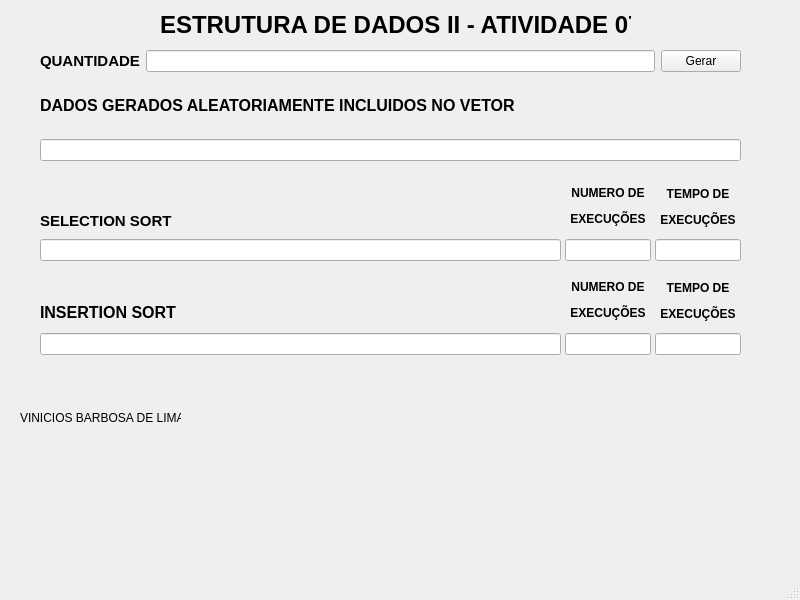
<?xml version="1.0" encoding="UTF-8"?>
<ui version="4.0">
 <class>MainWindow</class>
 <widget class="QMainWindow" name="MainWindow">
  <property name="geometry">
   <rect>
    <x>0</x>
    <y>0</y>
    <width>800</width>
    <height>600</height>
   </rect>
  </property>
  <property name="windowTitle">
   <string>MainWindow</string>
  </property>
  <widget class="QWidget" name="centralwidget">
   <widget class="QLabel" name="label">
    <property name="geometry">
     <rect>
      <x>160</x>
      <y>10</y>
      <width>471</width>
      <height>31</height>
     </rect>
    </property>
    <property name="text">
     <string>&lt;html&gt;&lt;head/&gt;&lt;body&gt;&lt;p&gt;&lt;span style=&quot; font-size:18pt; font-weight:700;&quot;&gt;ESTRUTURA DE DADOS II - ATIVIDADE 07&lt;/span&gt;&lt;/p&gt;&lt;/body&gt;&lt;/html&gt;</string>
    </property>
   </widget>
   <widget class="QWidget" name="verticalLayoutWidget_2">
    <property name="geometry">
     <rect>
      <x>40</x>
      <y>50</y>
      <width>701</width>
      <height>111</height>
     </rect>
    </property>
    <layout class="QVBoxLayout" name="verticalLayout_2">
     <item>
      <layout class="QHBoxLayout" name="horizontalLayout">
       <item>
        <widget class="QLabel" name="label_2">
         <property name="text">
          <string>&lt;html&gt;&lt;head/&gt;&lt;body&gt;&lt;p&gt;&lt;span style=&quot; font-size:11pt; font-weight:700;&quot;&gt;QUANTIDADE&lt;/span&gt;&lt;/p&gt;&lt;/body&gt;&lt;/html&gt;</string>
         </property>
        </widget>
       </item>
       <item>
        <widget class="QLineEdit" name="entrada_tam"/>
       </item>
       <item>
        <widget class="QPushButton" name="btn_gerar">
         <property name="text">
          <string>Gerar</string>
         </property>
        </widget>
       </item>
      </layout>
     </item>
     <item>
      <layout class="QVBoxLayout" name="verticalLayout">
       <item>
        <widget class="QLabel" name="label_3">
         <property name="text">
          <string>&lt;html&gt;&lt;head/&gt;&lt;body&gt;&lt;p&gt;&lt;span style=&quot; font-size:12pt; font-weight:700;&quot;&gt;DADOS GERADOS ALEATORIAMENTE INCLUIDOS NO VETOR&lt;/span&gt;&lt;/p&gt;&lt;/body&gt;&lt;/html&gt;</string>
         </property>
        </widget>
       </item>
       <item>
        <widget class="QLineEdit" name="saida_vetor_random">
         <property name="readOnly">
          <bool>true</bool>
         </property>
        </widget>
       </item>
      </layout>
     </item>
    </layout>
   </widget>
   <widget class="QWidget" name="horizontalLayoutWidget_2">
    <property name="geometry">
     <rect>
      <x>40</x>
      <y>210</y>
      <width>521</width>
      <height>51</height>
     </rect>
    </property>
    <layout class="QHBoxLayout" name="horizontalLayout_2">
     <item>
      <layout class="QVBoxLayout" name="verticalLayout_3">
       <item>
        <widget class="QLabel" name="label_4">
         <property name="text">
          <string>&lt;html&gt;&lt;head/&gt;&lt;body&gt;&lt;p&gt;&lt;span style=&quot; font-size:11pt; font-weight:700;&quot;&gt;SELECTION SORT&lt;/span&gt;&lt;/p&gt;&lt;/body&gt;&lt;/html&gt;</string>
         </property>
        </widget>
       </item>
       <item>
        <widget class="QLineEdit" name="saida_selectionSort">
         <property name="readOnly">
          <bool>true</bool>
         </property>
        </widget>
       </item>
      </layout>
     </item>
    </layout>
   </widget>
   <widget class="QWidget" name="verticalLayoutWidget_4">
    <property name="geometry">
     <rect>
      <x>560</x>
      <y>180</y>
      <width>91</width>
      <height>81</height>
     </rect>
    </property>
    <layout class="QVBoxLayout" name="verticalLayout_4">
     <property name="leftMargin">
      <number>5</number>
     </property>
     <item>
      <widget class="QLabel" name="label_5">
       <property name="text">
        <string>&lt;html&gt;&lt;head/&gt;&lt;body&gt;&lt;p align=&quot;center&quot;&gt;&lt;span style=&quot; font-weight:700;&quot;&gt;NUMERO DE&lt;/span&gt;&lt;/p&gt;&lt;p align=&quot;center&quot;&gt;&lt;span style=&quot; font-weight:700;&quot;&gt; EXECUÇÕES&lt;/span&gt;&lt;/p&gt;&lt;/body&gt;&lt;/html&gt;</string>
       </property>
      </widget>
     </item>
     <item>
      <widget class="QLineEdit" name="num_exe_selectionSort">
       <property name="readOnly">
        <bool>true</bool>
       </property>
      </widget>
     </item>
    </layout>
   </widget>
   <widget class="QWidget" name="verticalLayoutWidget_5">
    <property name="geometry">
     <rect>
      <x>650</x>
      <y>181</y>
      <width>91</width>
      <height>80</height>
     </rect>
    </property>
    <layout class="QVBoxLayout" name="verticalLayout_5">
     <property name="leftMargin">
      <number>5</number>
     </property>
     <item>
      <widget class="QLabel" name="label_6">
       <property name="text">
        <string>&lt;html&gt;&lt;head/&gt;&lt;body&gt;&lt;p align=&quot;center&quot;&gt;&lt;span style=&quot; font-weight:700;&quot;&gt;TEMPO DE&lt;/span&gt;&lt;/p&gt;&lt;p align=&quot;center&quot;&gt;&lt;span style=&quot; font-weight:700;&quot;&gt;EXECUÇÕES&lt;/span&gt;&lt;/p&gt;&lt;/body&gt;&lt;/html&gt;</string>
       </property>
      </widget>
     </item>
     <item>
      <widget class="QLineEdit" name="time_selectinSort">
       <property name="readOnly">
        <bool>true</bool>
       </property>
      </widget>
     </item>
    </layout>
   </widget>
   <widget class="QWidget" name="verticalLayoutWidget_6">
    <property name="geometry">
     <rect>
      <x>650</x>
      <y>275</y>
      <width>91</width>
      <height>80</height>
     </rect>
    </property>
    <layout class="QVBoxLayout" name="verticalLayout_6">
     <property name="leftMargin">
      <number>5</number>
     </property>
     <item>
      <widget class="QLabel" name="label_7">
       <property name="text">
        <string>&lt;html&gt;&lt;head/&gt;&lt;body&gt;&lt;p align=&quot;center&quot;&gt;&lt;span style=&quot; font-weight:700;&quot;&gt;TEMPO DE&lt;/span&gt;&lt;/p&gt;&lt;p align=&quot;center&quot;&gt;&lt;span style=&quot; font-weight:700;&quot;&gt;EXECUÇÕES&lt;/span&gt;&lt;/p&gt;&lt;/body&gt;&lt;/html&gt;</string>
       </property>
      </widget>
     </item>
     <item>
      <widget class="QLineEdit" name="time_insertionSort">
       <property name="readOnly">
        <bool>true</bool>
       </property>
      </widget>
     </item>
    </layout>
   </widget>
   <widget class="QWidget" name="horizontalLayoutWidget_3">
    <property name="geometry">
     <rect>
      <x>40</x>
      <y>299</y>
      <width>521</width>
      <height>56</height>
     </rect>
    </property>
    <layout class="QHBoxLayout" name="horizontalLayout_3">
     <item>
      <layout class="QVBoxLayout" name="verticalLayout_7">
       <item>
        <widget class="QLabel" name="label_8">
         <property name="text">
          <string>&lt;html&gt;&lt;head/&gt;&lt;body&gt;&lt;p&gt;&lt;span style=&quot; font-size:12pt; font-weight:700;&quot;&gt;INSERTION SORT&lt;/span&gt;&lt;/p&gt;&lt;/body&gt;&lt;/html&gt;</string>
         </property>
        </widget>
       </item>
       <item>
        <widget class="QLineEdit" name="saida_insertionSort">
         <property name="readOnly">
          <bool>true</bool>
         </property>
        </widget>
       </item>
      </layout>
     </item>
    </layout>
   </widget>
   <widget class="QWidget" name="verticalLayoutWidget_7">
    <property name="geometry">
     <rect>
      <x>560</x>
      <y>274</y>
      <width>91</width>
      <height>81</height>
     </rect>
    </property>
    <layout class="QVBoxLayout" name="verticalLayout_8">
     <property name="leftMargin">
      <number>5</number>
     </property>
     <property name="rightMargin">
      <number>0</number>
     </property>
     <item>
      <widget class="QLabel" name="label_9">
       <property name="text">
        <string>&lt;html&gt;&lt;head/&gt;&lt;body&gt;&lt;p align=&quot;center&quot;&gt;&lt;span style=&quot; font-weight:700;&quot;&gt;NUMERO DE&lt;/span&gt;&lt;/p&gt;&lt;p align=&quot;center&quot;&gt;&lt;span style=&quot; font-weight:700;&quot;&gt; EXECUÇÕES&lt;/span&gt;&lt;/p&gt;&lt;/body&gt;&lt;/html&gt;</string>
       </property>
      </widget>
     </item>
     <item>
      <widget class="QLineEdit" name="num_exe_insertionSort">
       <property name="readOnly">
        <bool>true</bool>
       </property>
      </widget>
     </item>
    </layout>
   </widget>
   <widget class="QLabel" name="label_10">
    <property name="geometry">
     <rect>
      <x>20</x>
      <y>410</y>
      <width>161</width>
      <height>16</height>
     </rect>
    </property>
    <property name="text">
     <string>VINICIOS BARBOSA DE LIMA</string>
    </property>
   </widget>
  </widget>
  <widget class="QMenuBar" name="menubar">
   <property name="geometry">
    <rect>
     <x>0</x>
     <y>0</y>
     <width>800</width>
     <height>21</height>
    </rect>
   </property>
  </widget>
  <widget class="QStatusBar" name="statusbar"/>
 </widget>
 <resources/>
 <connections/>
</ui>
